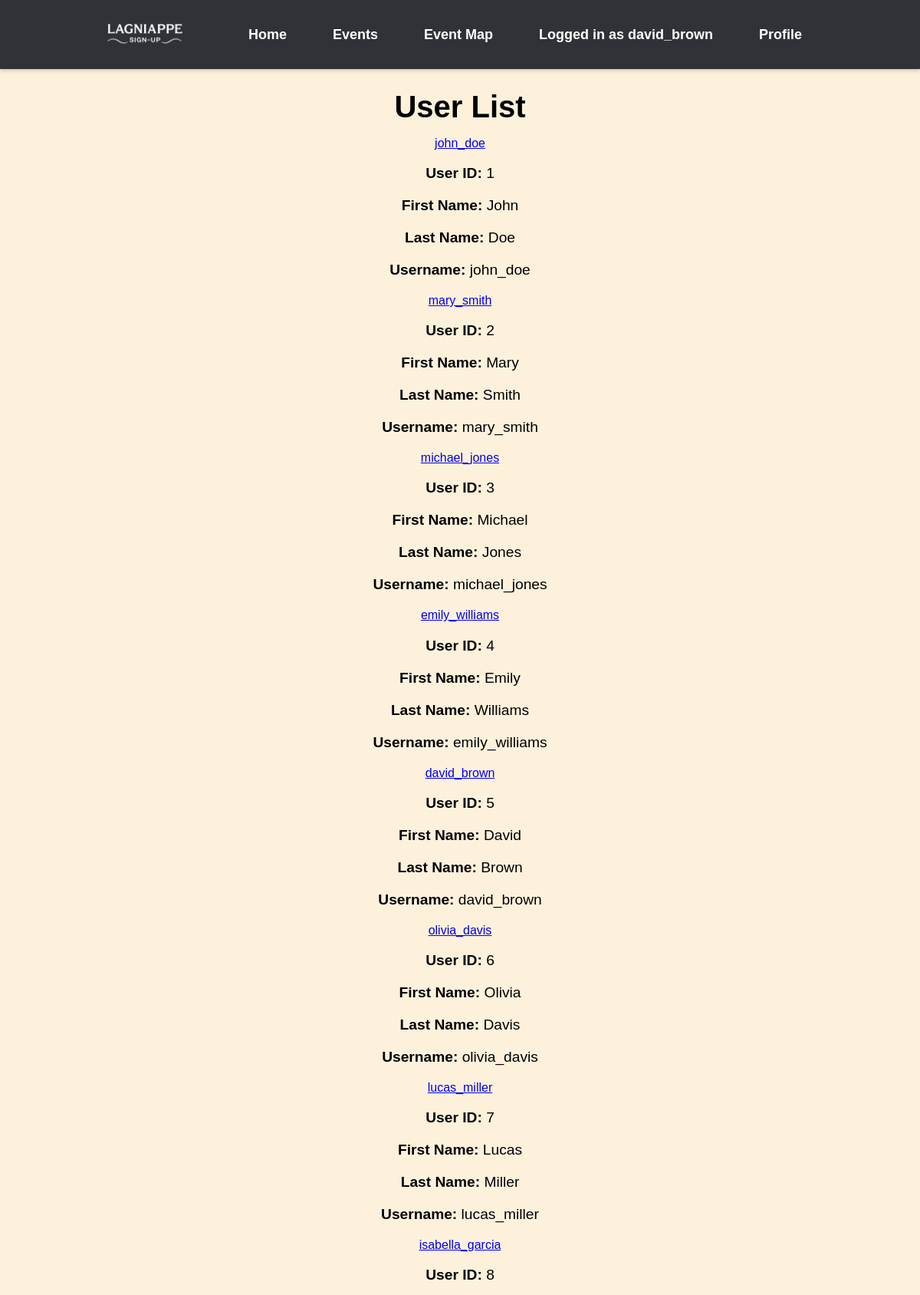
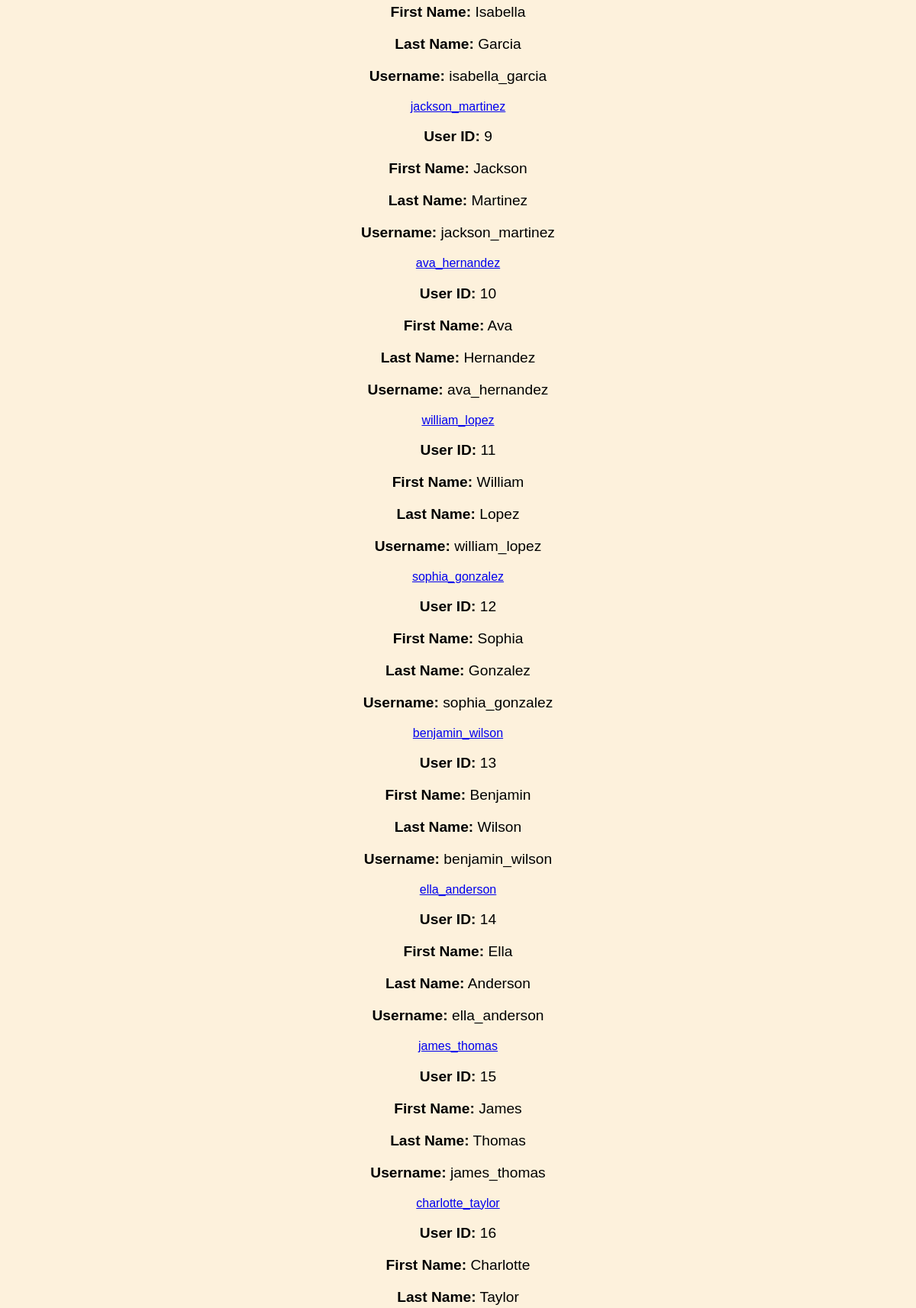
/userlist (signed in, upper part), run on the app's committed database (2 pictures, top to bottom).
### events/models.py (models this page shows)
class Users(AbstractUser): # AbstractUser comes with a whole bunch of attributes
    UserID = models.AutoField(("userID"), primary_key=True) # autofield automatically increments an int as a new row is created
    groups = models.ManyToManyField(
        'auth.Group',
        related_name='event_users',  # Custom related_name for reverse accessor
        blank=True
    )
    user_permissions = models.ManyToManyField(
        'auth.Permission',
        related_name='event_user_permissions',  # Custom related_name for reverse accessor
        blank=True
    )

### lagniappe_signup/views.py (the view)
# urls.py: path('userlist', views.list_users.as_view(), name="user-list"),
class list_users(ListView):
    model = Users
    template_name = "user_list.html"
    context_object_name = "User"
    paginate = 20

### templates/user_list.html (shortened to what this page needs)
{% extends "base.html" %}
{% block content %}
  <h1>User List</h1>
  {% if User %}
    <ul style="list-style-type: none; padding-left: 0;">
      {% for us in User %}
        <li>
          <a href="{% url 'user-detail' us.UserID %}">{{ us.username }}</a>
          <p><strong>User ID:</strong> {{ us.UserID }}</p>
          <p><strong>First Name:</strong> {{ us.first_name }}</p>
          <p><strong>Last Name:</strong> {{ us.last_name }}</p>
          <p><strong>Username:</strong> {{ us.username }}</p>
        </li>
      {% endfor %}
    </ul>
  {% else %}
    <p>No users available.</p>
  {% endif %}
{% endblock %}

### templates/headBanner.html (shortened to what this page needs)
{% load static %}
<!DOCTYPE html>
<html lang="en">
<head>
    <link rel="stylesheet" href="{% static 'css/style.css' %}">
</head>
<body>
    <nav class="top-banner" style="height: 60px; width: 100%; background-color: #2f3337;">
        <div class="nav-container" style="
            display: flex;
            align-items: center;
            height: 100%;
            padding: 0 20px 0 0;  /* ✅ No left padding */
            box-sizing: border-box;
        ">
            <div class="nav-logo" style="
                margin-left: 0;
                margin-right: 60px;
                display: flex;
                align-items: center;
                padding-left: 10px;  /* ✅ Small padding to prevent touching the edge */
            ">
                <img src="{% static 'images/LSU_white.png' %}"
                     alt="Lagniappe Logo"
                     style="height: 120px; width: auto;">
            </div>
            <ul class="nav-links" style="
                display: flex;
                gap: 30px;
                list-style: none;
                padding: 0;
                margin: 0;
            ">
                <li><a href="{% url 'home' %}">Home</a></li>
                <li><a href="{% url 'event-list' %}">Events</a></li>
                <li><a href="{% url 'map' %}">Event Map</a></li>
                {% if user.is_authenticated %}
                    <li><a>Logged in as {{ user.username }}</a></li>
                    <li><a href="{% url 'profile' user.UserID %}">Profile</a></li>
                {% else %}
                    <li><a href="{% url 'signin' %}">Sign In</a></li>
                {% endif %}
            </ul>
        </div>
    </nav>
</body>
</html>

### static/css/style.css (style rules this page uses)
body { background-color: #fdf1dc; font-family: Arial, sans-serif; text-align: center; }
h1 { font-size: 2.5rem; font-weight: bold; margin-bottom: 10px; }
p { font-size: 1.2rem; margin-bottom: 20px; }
.top-banner { background-color: #343a40; padding: 15px 0; text-align: center; box-shadow: 0 2px 5px rgba(0, 0, 0, 0.2); }
.nav-container { display: flex; justify-content: center; align-items: center; }
.nav-links { list-style: none; padding: 0; margin: 0; display: flex; }
.nav-links li { margin: 0 15px; }
.nav-links li a { text-decoration: none; color: white; font-size: 18px; font-weight: bold; transition: color 0.3s ease; }

### templates/headBanner.html (style rules this page uses)
html, body { margin: 0; padding: 0; }

### data on the page
Users: username "david_brown", UserID "5", first_name "David", last_name "Brown"
Users: username "john_doe", UserID "1", first_name "John", last_name "Doe"
Users: username "mary_smith", UserID "2", first_name "Mary", last_name "Smith"
Users: username "michael_jones", UserID "3", first_name "Michael", last_name "Jones"
Users: username "emily_williams", UserID "4", first_name "Emily", last_name "Williams"
Users: username "olivia_davis", UserID "6", first_name "Olivia", last_name "Davis"
Users: username "lucas_miller", UserID "7", first_name "Lucas", last_name "Miller"
Users: username "isabella_garcia", UserID "8", first_name "Isabella", last_name "Garcia"
Users: username "jackson_martinez", UserID "9", first_name "Jackson", last_name "Martinez"
Users: username "ava_hernandez", UserID "10", first_name "Ava", last_name "Hernandez"
Users: username "william_lopez", UserID "11", first_name "William", last_name "Lopez"
Users: username "sophia_gonzalez", UserID "12", first_name "Sophia", last_name "Gonzalez"
Users: username "benjamin_wilson", UserID "13", first_name "Benjamin", last_name "Wilson"
Users: username "ella_anderson", UserID "14", first_name "Ella", last_name "Anderson"
Users: username "james_thomas", UserID "15", first_name "James", last_name "Thomas"
Users: username "charlotte_taylor", UserID "16", first_name "Charlotte", last_name "Taylor"
